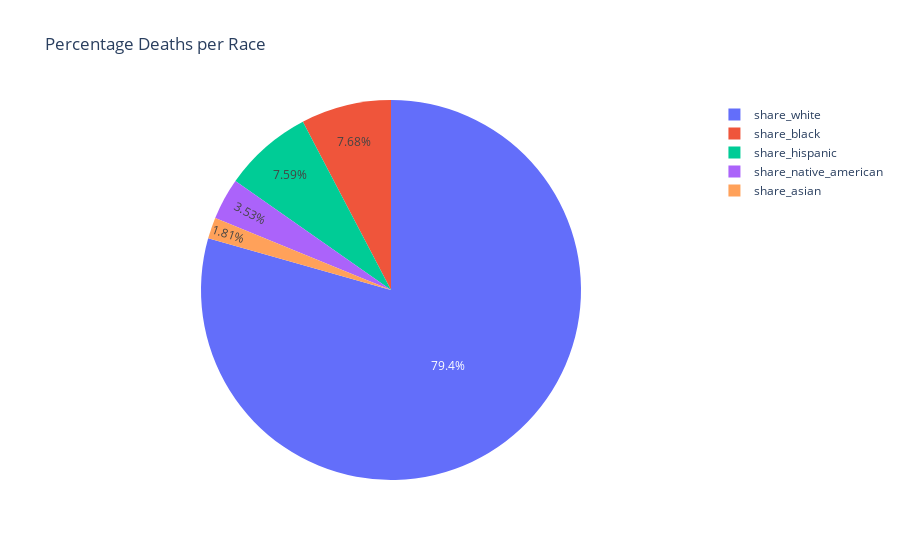

The code cell stored with this chart in its notebook:
### Code cell
racial_spread_pie = px.pie(racial_spread, labels="index", values="Percentage",
                            names="index", title="Percentage Deaths per Race")
racial_spread_pie.show()

### Figure 1 — Plotly figure (JSON) as saved in the notebook; plotly's stock layout.template omitted (floating-point values rounded to 4 significant figures)
{"data": [{"domain": {"x": [0, 1], "y": [0, 1]}, "hovertemplate": "index=%{label}<br>Percentage=%{value}<extra></extra>", "labels": ["share_white", "share_black", "share_native_american", "share_asian", "share_hispanic"], "legendgroup": "", "name": "", "showlegend": true, "type": "pie", "values": [80.93, 7.829, 3.601, 1.841, 7.741]}], "layout": {"legend": {"tracegroupgap": 0}, "title": {"text": "Percentage Deaths per Race"}}}
